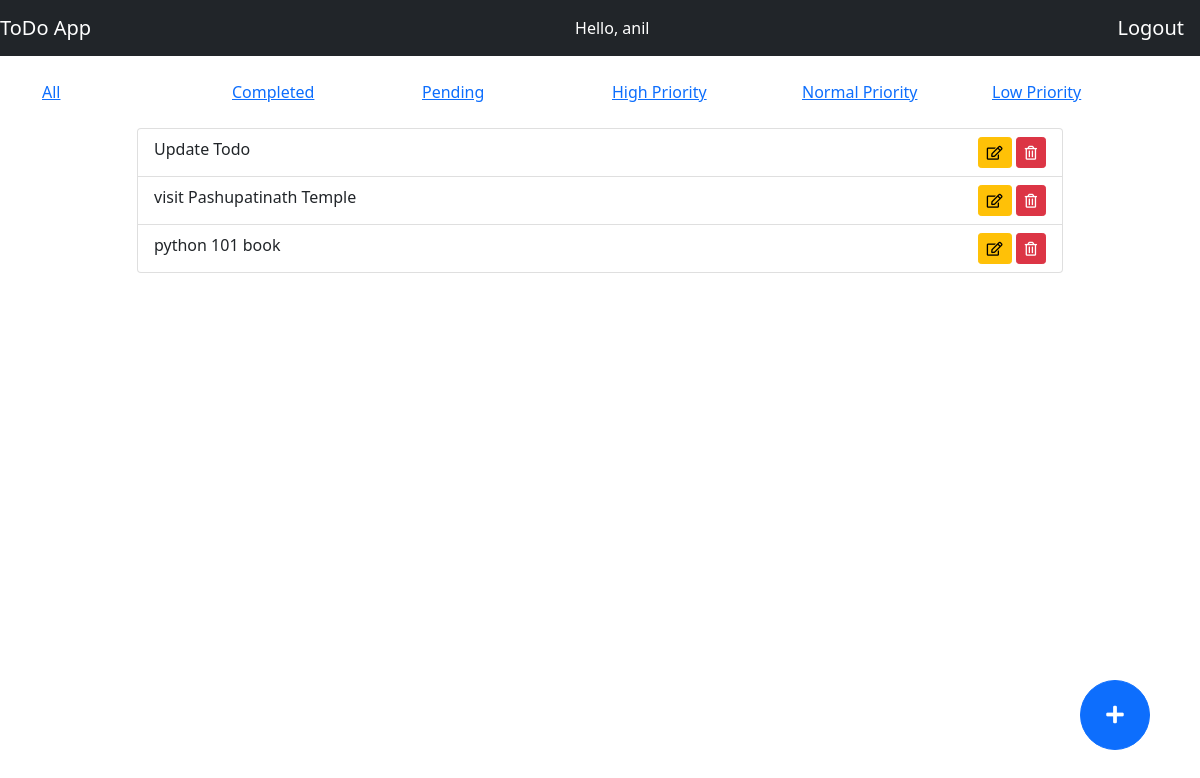
/?status=0 (signed in), run on an earlier commit of the app's database.
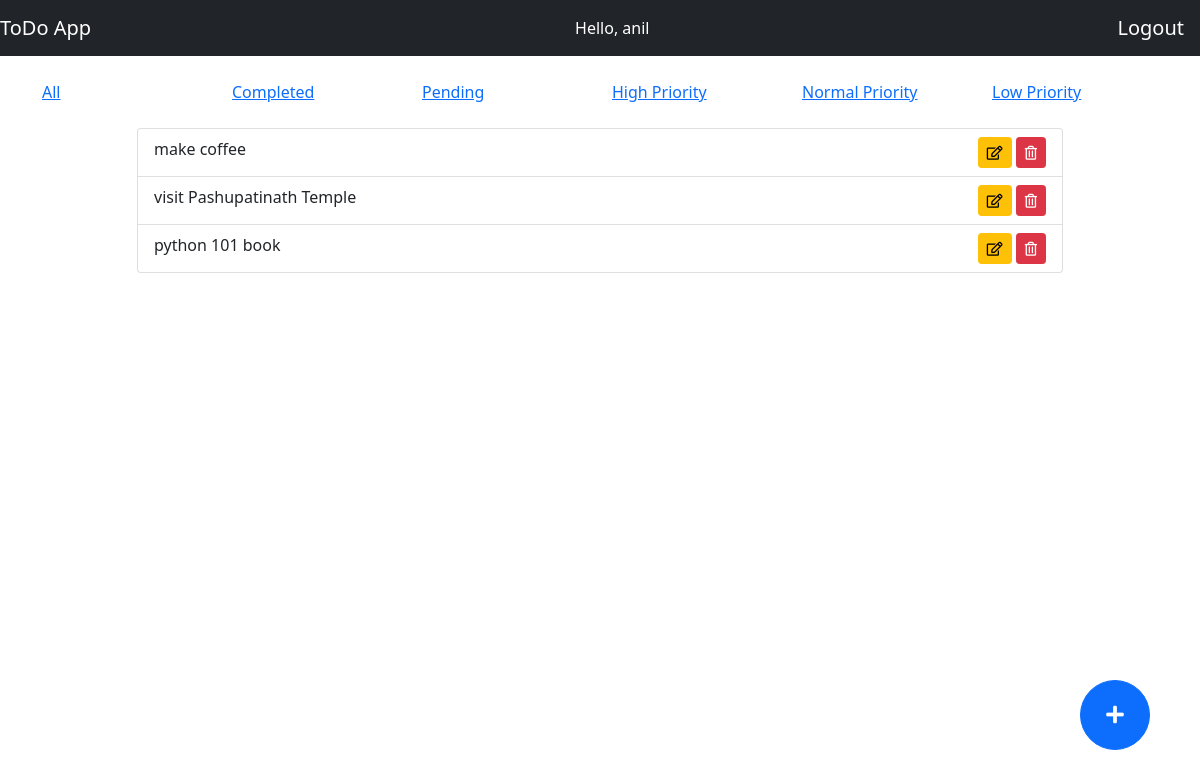
And on a later commit of the database.
### todo/models.py (models this page shows, shortened)
class ToDo(models.Model):
    text = models.CharField(max_length=255)
    added_date = models.DateTimeField()
    priority = models.CharField(max_length=10, default='normal')
    status = models.CharField(max_length=1, default='0')

### todo/views.py (the view)
# urls.py: path('',views.index, name='index'),
@login_required(login_url='login')
def index(request):
        keys_list = request.GET.keys()
        if 'status' in keys_list:
            status = request.GET['status']
            todo_items = ToDo.objects.filter(status=status).order_by('-added_date')
        elif 'priority' in keys_list:
            priority = request.GET['priority']
            todo_items = ToDo.objects.filter(priority=priority).order_by('-added_date')
        else:
            todo_items = ToDo.objects.all().order_by('-added_date')
        return render(request,'index.html', {'todo_items': todo_items})

### todo/templates/index.html (shortened to what this page needs)
{% extends 'base.html' %}
{% block content %}
    <div class="row mt-4">
        <div class="col-2">
            <a href="/">All</a>
        </div>
        <div class="col-2">
            <a href="?status=1">Completed</a>
        </div>
        <div class="col-2">
            <a href="?status=0">Pending</a>
        </div>
        <div class="col-2">
            <a href="?priority=high">High Priority</a>
        </div>
        <div class="col-2">
            <a href="?priority=normal">Normal Priority</a>
        </div>
        <div class="col-2">
            <a href="?priority=low">Low Priority</a>
        </div>
    </div>
    <div class="row mt-4">
        <div class="col-10 mx-auto">
            <ul class="list-group">
                {% for todo_item in todo_items %}
                    <li class="list-group-item">{{todo_item.text}}
                        <div class="float-end">
                            {% if todo_item.status == '0' %}
                                <button type="submit" class="btn btn-sm btn-warning " data-bs-toggle="modal" data-bs-target="#updateTodoModal" data-bs-whatever="{{todo_item.id}}"><i class="far fa-edit"></i></button>
                            {% else %}
                                <button type="submit" class="btn btn-sm btn-success " data-bs-toggle="modal" data-bs-target="#viewTodoModal" data-bs-whatever="{{todo_item.id}}"><i class="fas fa-eye"></i></button>
                            {% endif %}
                            <form action="{% url 'delete_todo' todo_item.id %}" method="post" style="display:inline-block;">
                                <button type="submit" class="btn btn-sm btn-danger "><i class="far fa-trash-alt"></i></button>
                            </form>
                        </div>
                    </li>
                {% endfor %}
            </ul>
        </div>
    </div>
    <button type="button" class="btn btn-primary btn-lg circle-btn" data-bs-toggle="modal" data-bs-target="#addTodoModal" data-bs-whatever="addTodo"><i class="fas fa-plus"></i></button>
{% endblock %}

What changed in the data, as far as the page shows it:
no longer on this page (row edited): ToDo: text "Update Todo"
added ToDo: text "make coffee"
